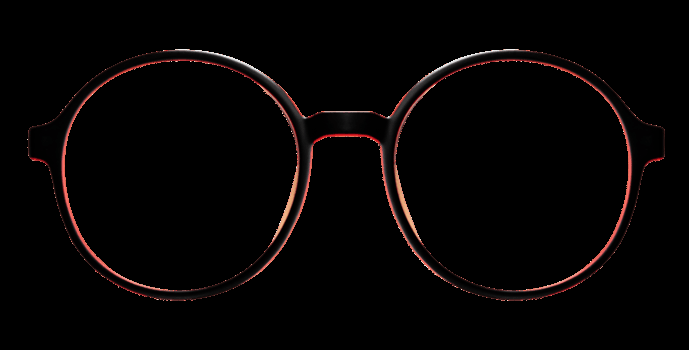
#> input picture assets/glasses.jpg, 689 x 350 px
$ python -i temporal.py   (imports and definitions only)
#> lines starting #> are read from the running program, lines starting #| are printed output that depends on the picture; after the words box and inside, x2 and y2 are one past the last pixel; in counts of white or black regions, pixels touching at a corner belong together
#> further down, picture is the input picture: shape (350, 689, 3); mean B, G, R 3.2, 3.4, 5.9
import cv2
import numpy as np
from collections import deque


class RilevamentoMovimento:
    # Sfondo nero con silhouette bianche delle zone in movimento (absdiff + soglia + dilate).
    def __init__(self):
        self.prev = None

    # [10 lines left out: function apply, not called in this run]


class Ghost:
    # Scia sfumata: media pesata degli ultimi N frame (peso crescente verso il presente).
    def __init__(self, n=10):
        self.buf = deque(maxlen=n)

    # [7 lines left out: function apply, not called in this run]


class GhostRGB:
    # Scia a tre canali con ritardi diversi: R=18 frame fa, G=9 frame fa, B=corrente.
    def __init__(self):
        self.buf_r = deque(maxlen=18)
        self.buf_g = deque(maxlen=9)

    # [8 lines left out: function apply, not called in this run]


class MotionBlur:
    # Sfocatura direzionale orizzontale con kernel 21×21 (riga centrale = 1/21).
    # [4 lines left out: function __init__, not called in this run]

    def apply(self, frame, faces=None):
        return cv2.filter2D(frame, -1, self.kernel)


class Neve:
    # Fiocchi di neve con fisica: cadono, si depositano sui bordi rilevati con Canny, svaniscono.
    def __init__(self):
        self.falling = []
        self.settled = []
        self.edge_map = None
        self.frame_n = 0
        self.dt = 1.0 / 30.0

    def update_edges(self, frame):
        gray = cv2.cvtColor(frame, cv2.COLOR_BGR2GRAY)
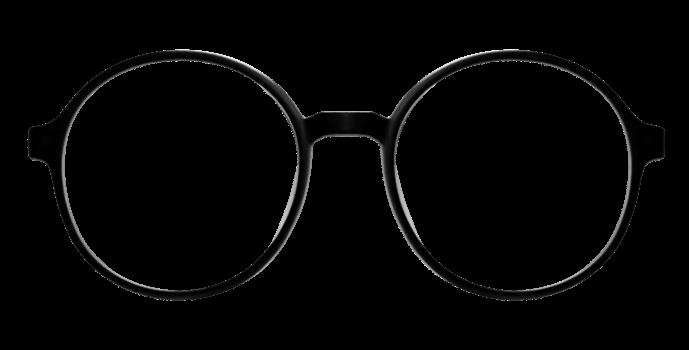
#> gray: shape (350, 689); min 0, max 238, mean 4.1
        edges = cv2.Canny(gray, 40, 120)
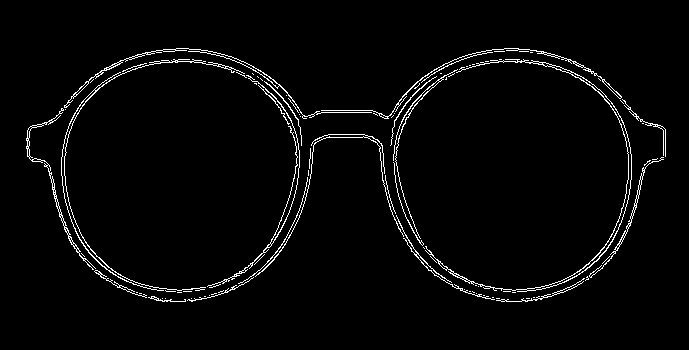
#> edges: shape (350, 689); 2.8% white in thin lines or dots, all inside (x1, y1, x2, y2) = (26, 48, 666, 302)
        self.edge_map = cv2.dilate(edges, None, iterations=1)
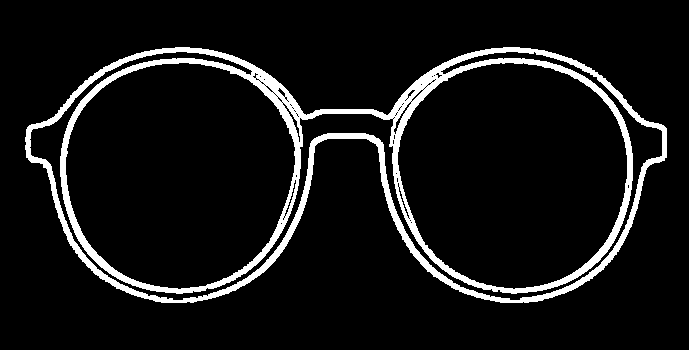
#> self.edge_map: shape (350, 689); 8.3% white; 1 white region, box (x1, y1, x2, y2) and area: (25, 47, 667, 303) 20009

    # [53 lines left out: function apply, not called in this run]


class Subacqueo:
    # Distorsione ondulata che cambia nel tempo + dominante blu-verde + bolle fisiche.
    # [52 lines left out: functions __init__, build_base, apply, not called in this run]

>>> import cv2
>>> picture = cv2.imread('../assets/glasses.jpg')
>>> result = Neve().update_edges(picture)

$ run again, on assets/hat.jpg
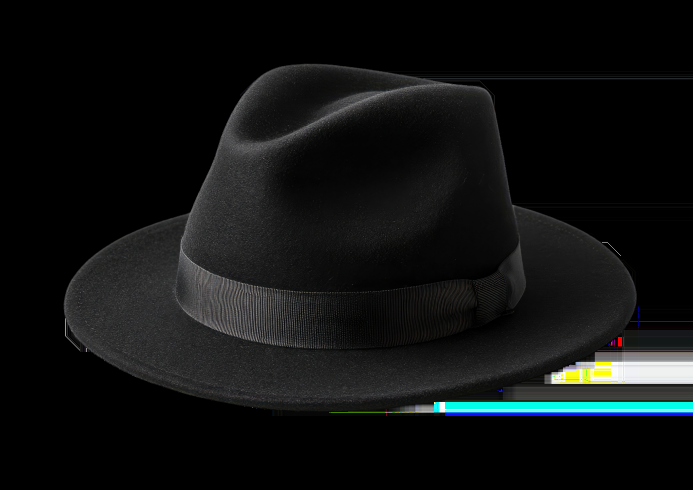
#> input picture assets/hat.jpg, 1386 x 980 px (shown at 1/2 size)
#> picture is the input picture: shape (980, 1386, 3); mean B, G, R 17.2, 17.2, 15.6
#> in update_edges, `edges = cv2.Canny(gray, 40, 120)`:
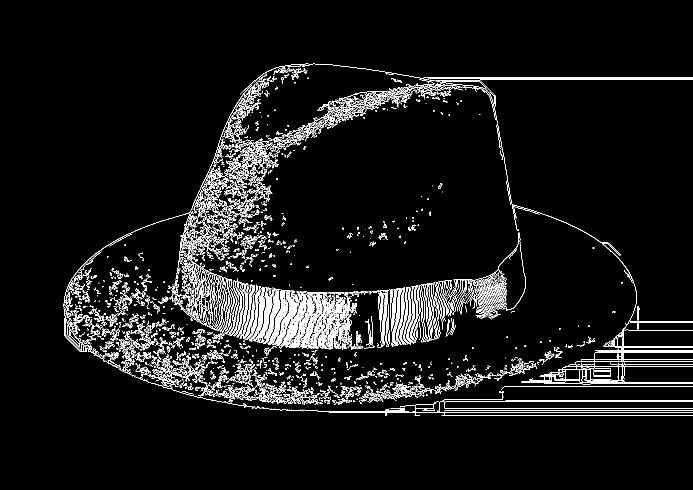
#> edges: shape (980, 1386) (shown at 1/2 size); 5.4% white in thin lines or dots, all inside (x1, y1, x2, y2) = (127, 127, 1386, 832)
#> in update_edges, `self.edge_map = cv2.dilate(edges, None, iterations=1)`:
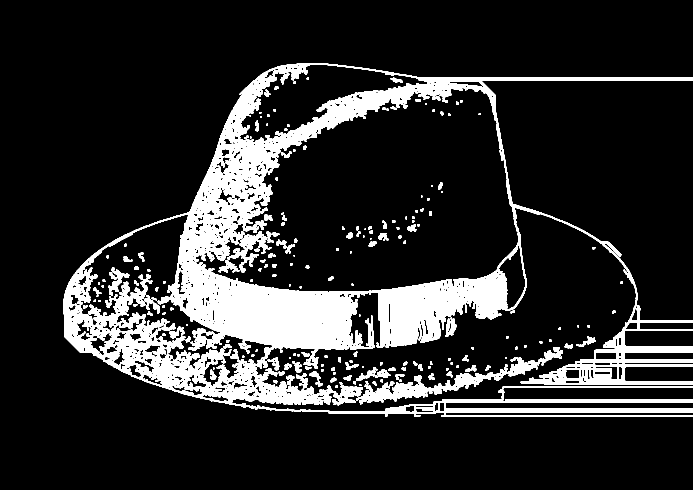
#> self.edge_map: shape (980, 1386) (shown at 1/2 size); 15.4% white; 221 white regions (32 under 20 px), largest, box (x1, y1, x2, y2) and area: (126, 126, 1386, 833) 183937, (712, 694, 1126, 809) 7769, (454, 462, 543, 545) 2073
